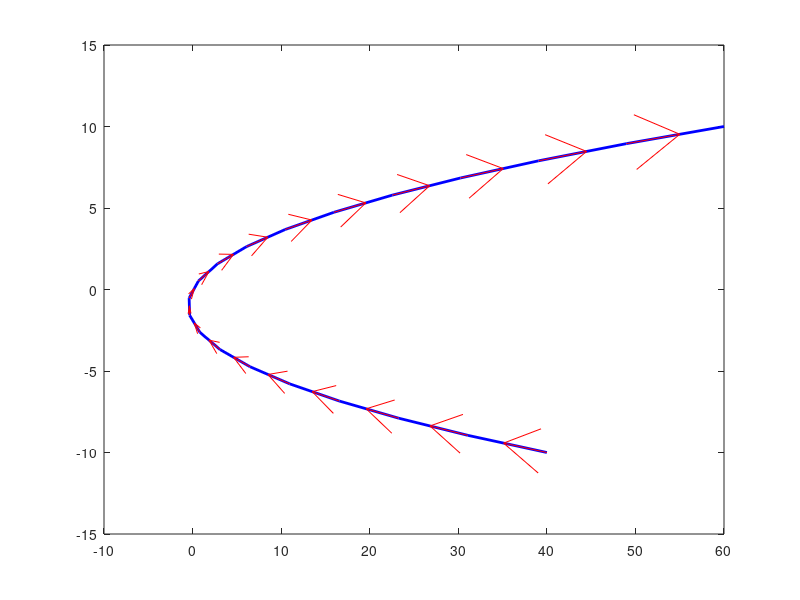

This figure's MATLAB source: (Note: this script raises an error after producing the figure.)
%%%%%%                4.1.4            %%%%%%%%%%%%

% Define the range of y values
y = linspace(-10, 10, 20); % Adjust the range and number of points as needed

% Calculate the corresponding x values using the given function
x = (y.^2) / 2 + y;

% Plot the function
plot(x, y, 'b', 'LineWidth', 2); % 'b' for blue line, adjust line properties as needed
hold on; % To overlay arrows on the same plot

% Create vectors for arrow directions
dy = diff(y); % Change in y
dx = diff(x); % Change in x

% Add arrows using the quiver function
quiver(x(1:end-1), y(1:end-1), dx, dy, 0.5, 'r', 'MaxHeadSize', 0.5);

% Draw lines along the x and y axes
ax = gca; % Get the current axes
ax.XAxisLocation = 'origin'; % Place x-axis at the origin
ax.YAxisLocation = 'origin'; % Place y-axis at the origin
ax.XAxis.Color = 'k'; % Black color for x-axis
ax.YAxis.Color = 'k'; % Black color for y-axis

% Add labels and a title
figure 1
xlabel('y');
ylabel('x');
title('Plot of x = (y^2)/2 + y');

% Optionally, add a grid
grid off;

% Display the plot


%%  4.2.24   %%%%%%

%Givens
u = symunit;
V_0 = 40 * u.m / u.s ;
theta = 40;
r = 40;
V = (3/2)*(V_0)*sin(theta)
a = 0.20 * u.m
S = a*theta


%Normal Acceleration
a_n = (V^2 / r);
vpa(a_n)

%% 4.4.11%%%

%Givens


syms rho
syms b
syms V


y = v^2






